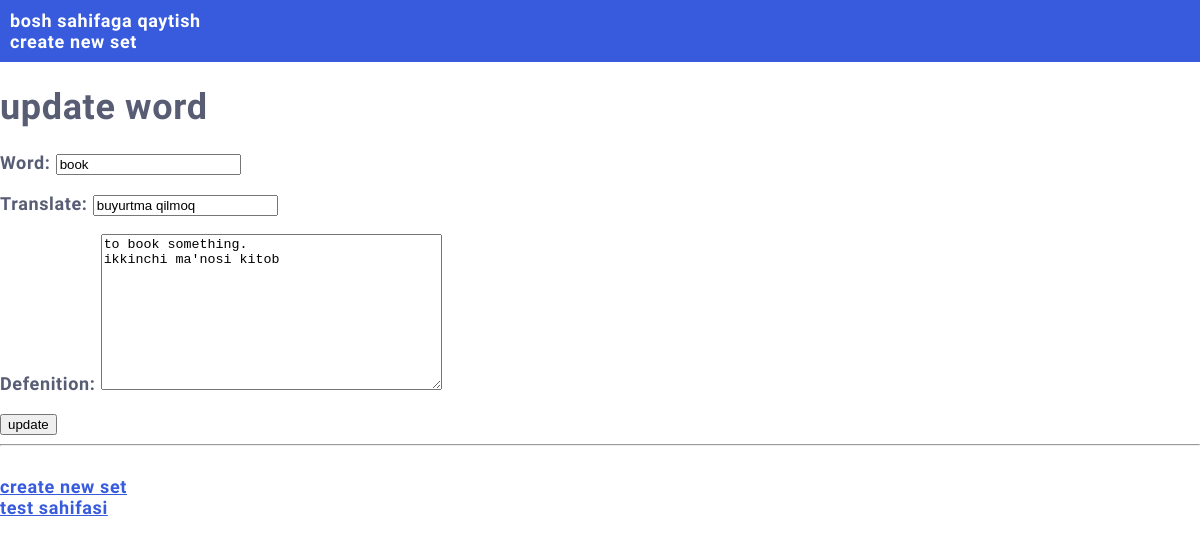
Page /1/update/ on the committed database.
### my_card/models.py (models this page shows, shortened)
class Word(models.Model):
    word = models.CharField(max_length=100)
    translate = models.CharField(max_length=255)
    defenition = models.TextField(blank=True)
    set_id = models.ForeignKey(Set, on_delete=models.CASCADE, related_name='word_set')

### my_card/views.py (the view, shortened to what this page needs)
# urls.py: path('<int:id>/update/', views.update, name='update'),
def update(request, id):
    someword = Word.objects.get(id=id)
    form=WordForm(instance=someword)
    return render(request, "my_card/word_update.html", {"form": form})

### my_card/forms.py
class WordForm(forms.ModelForm):
    class Meta:
        model = Word #qaysi model uchun forma yasayotganimizni ko'rsatamiz
        exclude = ['set_id']  # set_id polyasidan boshqa barcha polyalar uchun forma yaratadi

### my_card/templates/my_card/word_update.html (shortened to what this page needs)
{% extends "my_card/base.html" %}
{% block content %}
<h1>update word</h1>
<form action=""  method="POST">
    {{ form.as_p }}
    <input type="submit" value="update">
</form>
{% endblock %}

### mystaticfiles/mystyles.css (style rules this page uses)
body { margin:0; font: 600 18px 'Source Sans Pro', sans-serif; letter-spacing: 0.64px; color: #585d74; }

### rows in the picture
Word: word "book", translate "buyurtma qilmoq", defenition "to book something. ikkinchi ma'nosi kitob"
